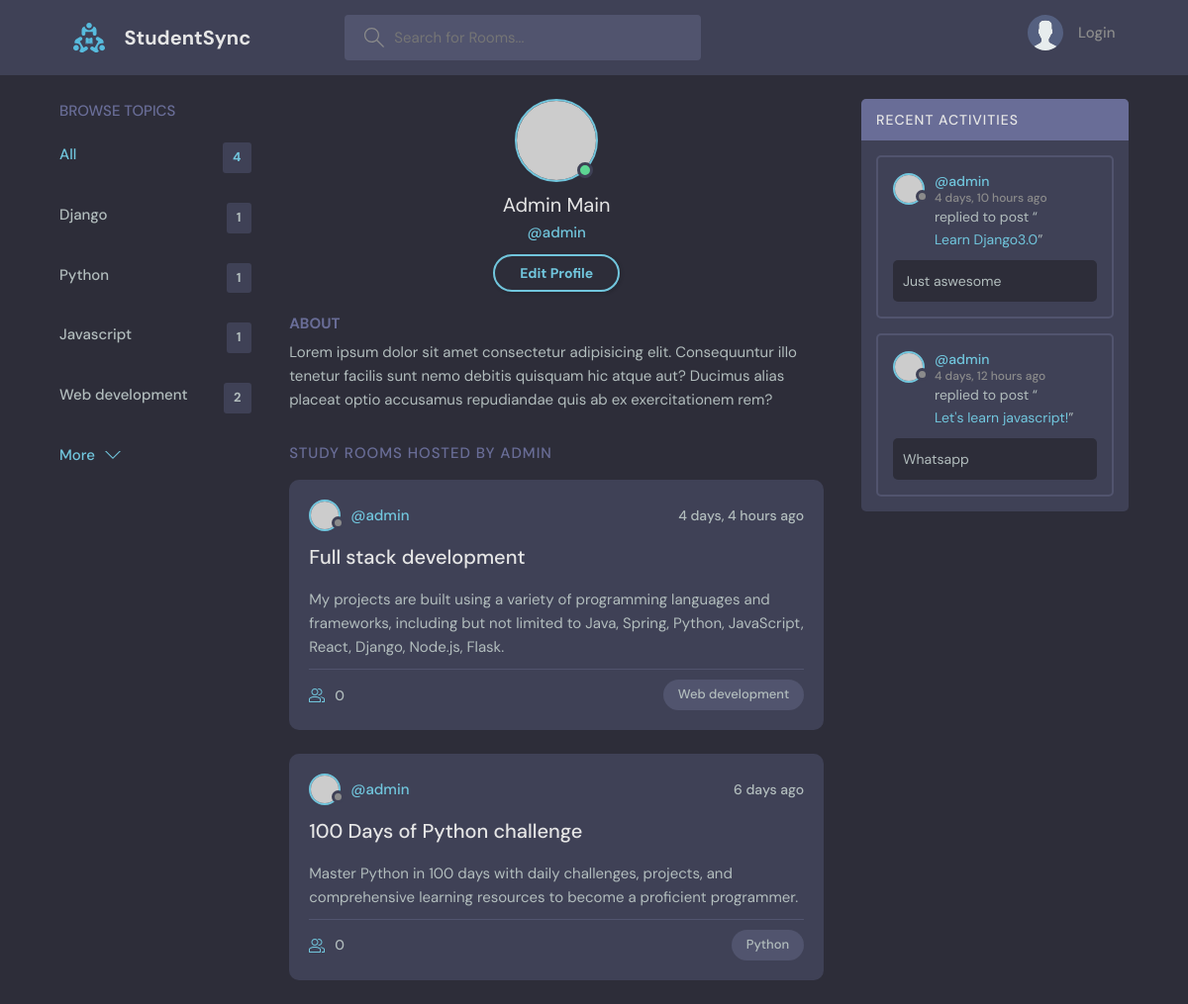
Before: /profile/1/ with the older database file.
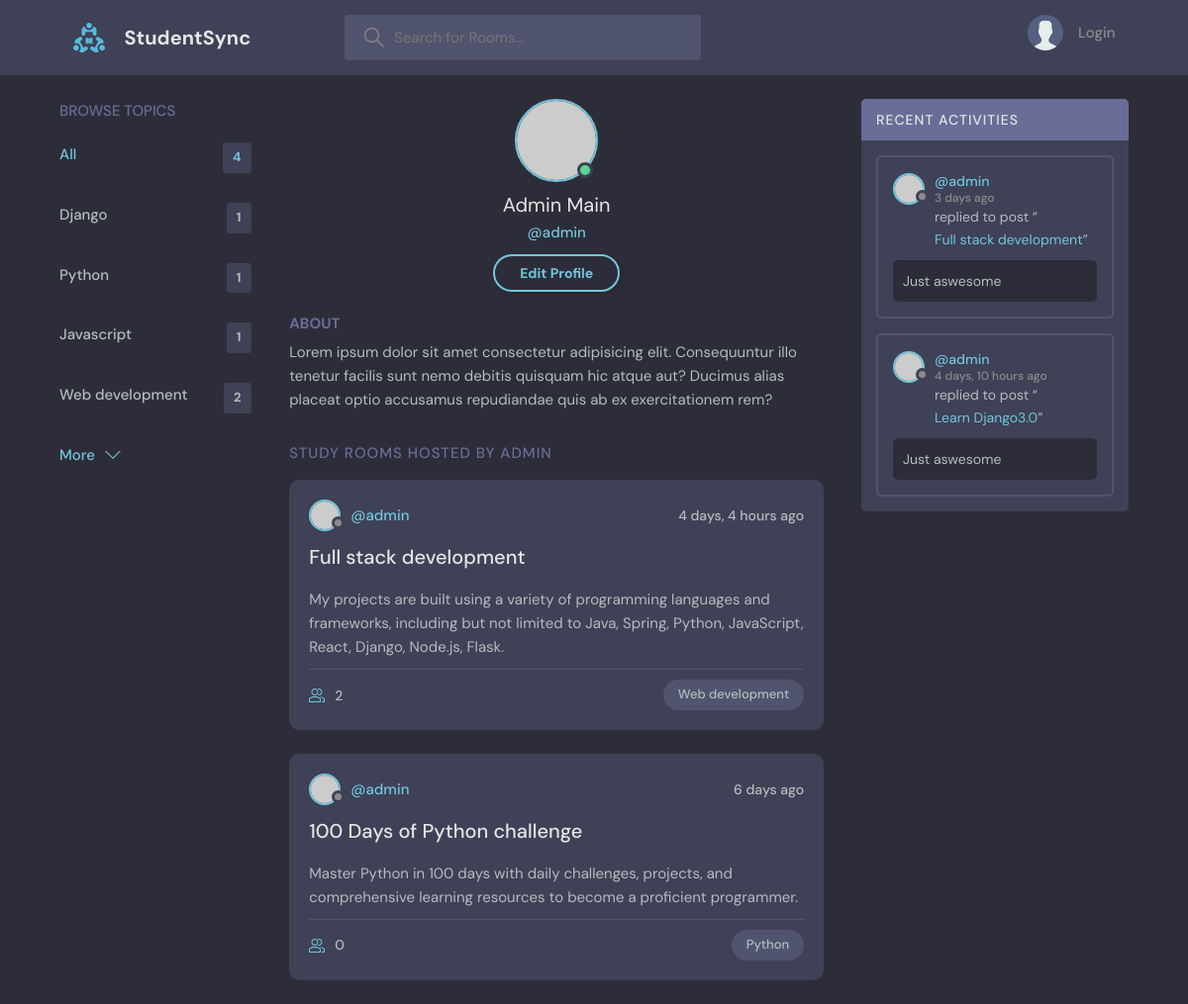
After: the same page with the newer database file.
### base/models.py (models this page shows, shortened)
class Topic(models.Model):
    name=models.CharField(max_length=200)

class Room(models.Model):
    host= models.ForeignKey(User,on_delete=models.SET_NULL,null=True)
    topic= models.ForeignKey(Topic,on_delete=models.SET_NULL,null=True)
    name=models.CharField(max_length=200)
    description=models.TextField(null=True,blank=True)
    participants=models.ManyToManyField(User,related_name='participants',blank=True)
    updated=models.DateTimeField(auto_now=True)
    created=models.DateTimeField(auto_now_add=True)
    class Meta:
        ordering=['-updated','-created']

class Message(models.Model):
    user=models.ForeignKey(User,on_delete=models.CASCADE)
    room=models.ForeignKey(Room,on_delete=models.CASCADE)
    body=models.TextField()
    updated=models.DateTimeField(auto_now=True)
    created=models.DateTimeField(auto_now_add=True)
    class Meta:
        ordering=['-updated','-created']

### base/views.py (the view)
# urls.py: path('profile/<str:pk>/',views.userProfile,name="profile"),
def userProfile(request,pk):
    user=User.objects.get(id=pk)
    rooms=user.room_set.all()
    room_messages=user.message_set.all()
    topics=Topic.objects.all()
    context={'user':user,'rooms':rooms,'room_messages':room_messages,'topics':topics}
    return render(request,'base/profile.html',context)

### base/templates/base/profile.html
{% extends 'main.html' %} {% block content %}
  <main class="profile-page layout layout--3">
    <div class="container">
      <div>{% include 'base/topics_component.html' %}</div>
      <div class="roomList">
        <div class="profile">
          <div class="profile__avatar">
            <div class="avatar avatar--large active">
              <img src="https://randomuser.me/api/portraits/men/11.jpg" />
            </div>
          </div>
          <div class="profile__info">
            <h3>{{user.first_name}} {{user.last_name}}</h3>
            <p>@{{user.username}}</p>
            <a href="edit-user.html" class="btn btn--main btn--pill">Edit Profile</a>
          </div>
          <div class="profile__about">
            <h3>About</h3>
            <p>
              Lorem ipsum dolor sit amet consectetur adipisicing elit. Consequuntur illo tenetur
              facilis sunt nemo debitis quisquam hic atque aut? Ducimus alias placeat optio
              accusamus repudiandae quis ab ex exercitationem rem?
            </p>
          </div>
        </div>
        <div class="roomList__header">
          <div>
            <h2>Study Rooms Hosted by {{user.username}}</a>
            </h2>
          </div>
        </div>
        {% include 'base/feed_component.html' %}
      </div>
      {% include 'base/activity_component.html' %}
    </div>
  </main>
  {% endblock content %}

### templates/main.html (shortened to what this page needs)
<!DOCTYPE html>
<html lang="en">
  <head>
    {% load static %}
    <link rel="stylesheet" href="{% static 'styles/style.css' %}" />
  </head>
  <body>
    {% include 'navbar.html' %}
    {% block content %}
    {% endblock %}
  </body>
</html>

### templates/navbar.html (shortened to what this page needs)
{% load static %}
<header class="header header--loggedIn">
  <div class="container">
    <a href="{% url 'home' %}" class="header__logo">
      <img src="{% static 'images/logo.svg' %}" />
      <h1>StudentSync</h1>
    </a>
    <form class="header__search" method="GET" action="{% url 'home' %}">
      <label>
        <input type="text" name="q" placeholder="Search for Rooms..." />
      </label>
    </form>
    <nav class="header__menu">
      {% if request.user.is_authenticated %}
      <div class="header__user">
        <a href="{% url 'profile' request.user.id %}">
          <div class="avatar avatar--medium active">
            <img src="https://randomuser.me/api/portraits/men/37.jpg" />
          </div>
          <p>{{request.user.first_name}} <span>@{{request.user.username}}</span></p>
        </a>
        <button class="dropdown-button">
          <svg version="1.1" xmlns="http://www.w3.org/2000/svg" width="32" height="32" viewBox="0 0 32 32">
            <title>chevron-down</title>
            <path d="M16 21l-13-13h-3l16 16 16-16h-3l-13 13z"></path>
          </svg>
        </button>
      </div>
      {% else %}
          <a href="{% url 'login' %}">
            <img src="{% static 'images/avatar.svg' %}" />
            <p>Login</p>
          </a>
          {% endif %}
    </nav>
  </div>
</header>

### base/templates/base/topics_component.html
<div class="topics">
  <div class="topics__header">
    <h2>Browse Topics</h2>
  </div>
  <ul class="topics__list">
    <li>
      <a href="{% url 'home' %}" class="active">All <span>{{topics.count}}</span></a>
    </li>
    {% for topic in topics %}
    <li>
      <a href="{% url 'home' %}?q={{topic.name}}">{{topic.name}} <span>{{topic.room_set.all.count}}</span></a>
    </li>
    {% endfor %}
  </ul>
  <a class="btn btn--link" href="topics.html">
    More
    <svg
      version="1.1"
      xmlns="http://www.w3.org/2000/svg"
      width="32"
      height="32"
      viewBox="0 0 32 32"
    >
      <title>chevron-down</title>
      <path d="M16 21l-13-13h-3l16 16 16-16h-3l-13 13z"></path>
    </svg>
  </a>
</div>

### base/templates/base/feed_component.html (shortened to what this page needs)
{% for room in rooms %}
<div class="roomListRoom">
  <div class="roomListRoom__header">
    <a href="{% url 'profile' room.host.id %}" class="roomListRoom__author">
      <div class="avatar avatar--small">
        <img src="https://randomuser.me/api/portraits/women/11.jpg" />
      </div>
      <span>@{{room.host.username}}</span>
    </a>
    <div class="roomListRoom__actions">
      <span>{{room.created|timesince}} ago</span>
    </div>
  </div>
  <div class="roomListRoom__content">
    <a href="{% url 'room' room.id %}">{{room.name}}</a>
    <p>
      {{room.description}}
    </p>
  </div>
  <div class="roomListRoom__meta">
    <a href="{% url 'room' room.id %}" class="roomListRoom__joined">
      {{room.participants.all.count}}
    </a>
    <p class="roomListRoom__topic">{{room.topic.name}}</p>
  </div>
</div>
{% endfor %}

### base/templates/base/activity_component.html (shortened to what this page needs)
<div class="activities">
  <div class="activities__header">
    <h2>Recent Activities</h2>
  </div>
  {% for message in room_messages %}
  <div class="activities__box">
    <div class="activities__boxHeader roomListRoom__header">
      <a href="{% url 'profile' message.user.id %}" class="roomListRoom__author">
        <div class="avatar avatar--small">
          <img src="https://randomuser.me/api/portraits/women/11.jpg" />
        </div>
        <p>
          @{{message.user}}
          <span> {{message.created|timesince}} ago</span>
        </p>
      </a>
    </div>
    <div class="activities__boxContent">
      <p>
        replied to post “<a href="{% url 'room' message.room.id %}">{{message.room.name}}</a
        >”
      </p>
      <div class="activities__boxRoomContent">
        {{message.body}}
      </div>
    </div>
  </div>
  {% endfor %}
</div>

Changed rows visible on the page:
removed Message: user "admin", created "4 days, 12 hours", room.name "Let's learn javascript!", body "Whatsapp"
computed for Room "Full stack development": participants.all.count "0" → "2"
added Message: user "admin", created "3 days", room.name "Full stack development", body "Just aswesome"
